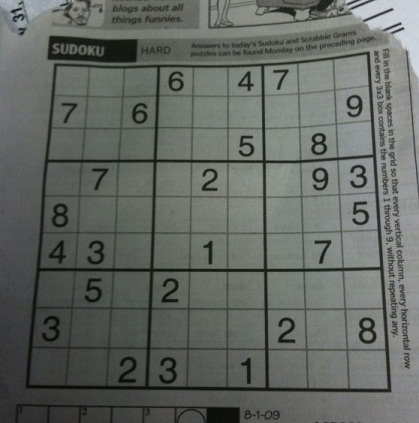
#> input picture 3 -  Image Processing in OpenCV/3.6 - Image Gradients/dave.jpg, 419 x 423 px
$ python 3.6.4_NormalizeTheLaplacianOutput.py   (older library calls are emulated)
#> lines starting #> are read from the running program, lines starting #| are printed output that depends on the picture
import cv2
import numpy as np
from matplotlib import pyplot as plt

img = cv2.imread('dave.jpg', 0)
#> img: shape (423, 419); min 5, max 218, mean 101.9
if img is None:
    raise ValueError("Image not found. Check the path.")

# Apply edge detection
laplacian = cv2.Laplacian(img, cv2.CV_64F)
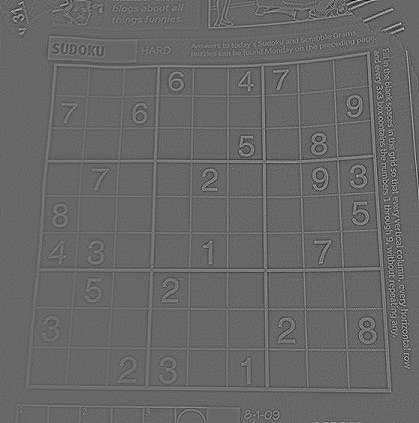
#> laplacian: shape (423, 419) float64; min -192, max 281, mean 0; drawn with min black and max white
sobelx = cv2.Sobel(img, cv2.CV_64F, 1, 0, ksize=5)
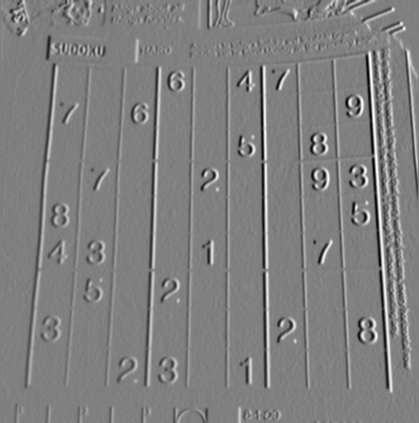
#> sobelx: shape (423, 419) float64; min -5263, max 5236, mean 21.3; drawn with min black and max white
sobely = cv2.Sobel(img, cv2.CV_64F, 0, 1, ksize=5)
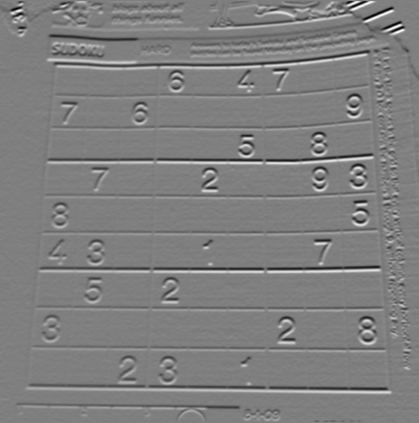
#> sobely: shape (423, 419) float64; min -6276, max 6254, mean -16.4; drawn with min black and max white

# If you want more control over contrast:
blurred = cv2.GaussianBlur(img, (3, 3), 0)
laplacian = cv2.Laplacian(blurred, cv2.CV_64F)
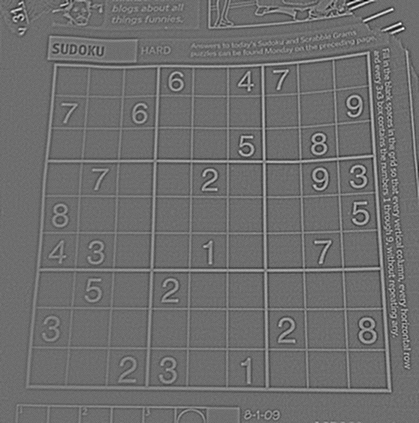
#> laplacian: shape (423, 419) float64; min -73, max 96, mean 0; drawn with min black and max white
laplacian = cv2.normalize(laplacian, None, 0, 255, cv2.NORM_MINMAX)
laplacian = np.uint8(laplacian)
# cv2.normalize() stretches the pixel values to the full 0–255 range.
# This improves contrast and makes edges more visible.

# Convert to 8-bit for visualization
laplacian = cv2.convertScaleAbs(laplacian)
sobelx = cv2.convertScaleAbs(sobelx)
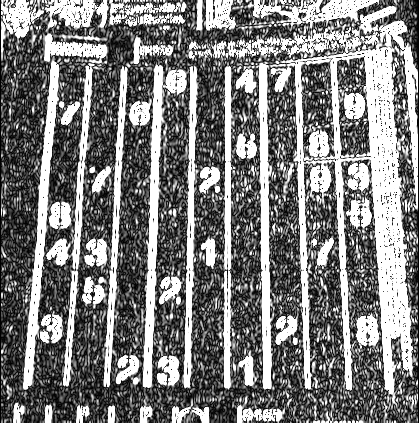
#> sobelx: shape (423, 419); min 0, max 255, mean 125.1
sobely = cv2.convertScaleAbs(sobely)
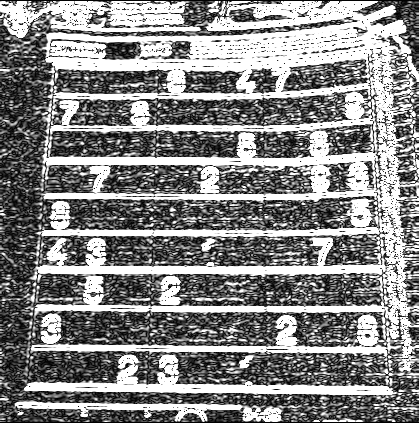
#> sobely: shape (423, 419); min 0, max 255, mean 134.7

# Display results
plt.subplot(2,2,1), plt.imshow(img, cmap='gray')
plt.title('Original'), plt.xticks([]), plt.yticks([])
plt.subplot(2,2,2), plt.imshow(laplacian, cmap='gray')
plt.title('Laplacian'), plt.xticks([]), plt.yticks([])
plt.subplot(2,2,3), plt.imshow(sobelx, cmap='gray')
plt.title('Sobel X'), plt.xticks([]), plt.yticks([])
plt.subplot(2,2,4), plt.imshow(sobely, cmap='gray')
plt.title('Sobel Y'), plt.xticks([]), plt.yticks([])
plt.tight_layout()
plt.show()
